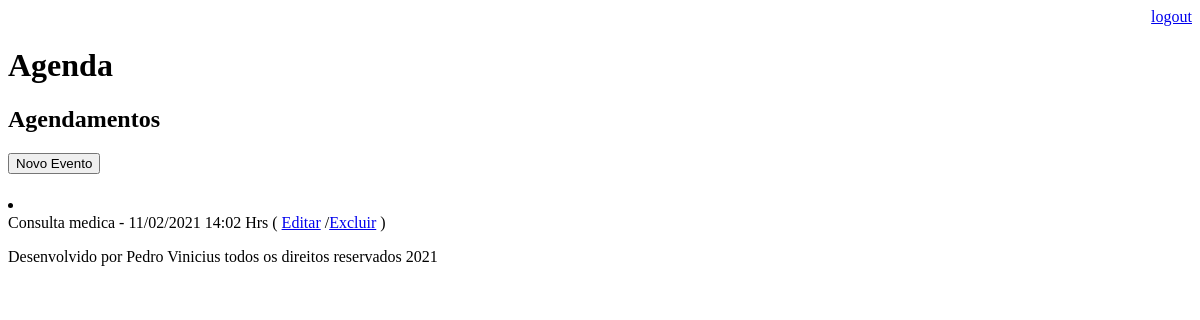
/agenda/ (signed in), run on an earlier commit of the app's database.
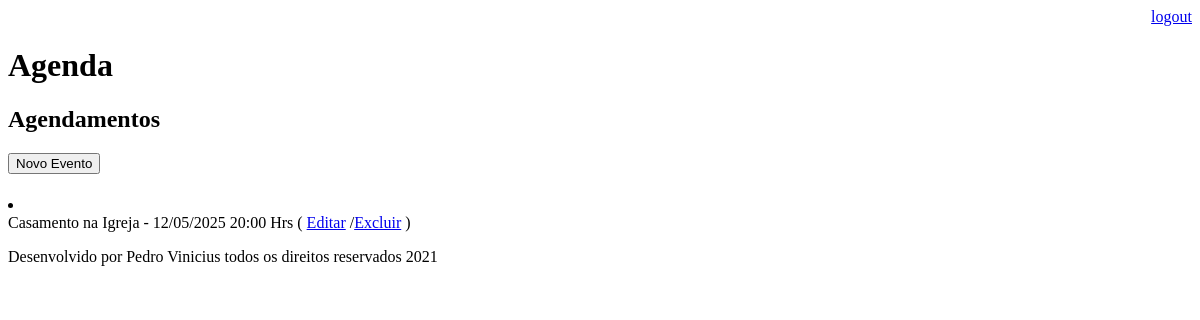
And on a later commit of the database.
### core/models.py (models this page shows, shortened)
class Evento(models.Model):
    titulo= models.CharField(max_length=100)
    descricao=models.TextField(blank=True, null=True)
    data_evento=models.DateTimeField(verbose_name='Data do Evento')
    data_criacao=models.DateTimeField(auto_now=True)
    usuario=models.ForeignKey(User, on_delete=models.CASCADE)
    class Meta:
        db_table='evento'
    def get_data_evento(self):
        return self.data_evento.strftime('%d/%m/%Y %H:%M Hrs')

### core/views.py (the view)
# urls.py: path('agenda/', views.lista_eventos),
@login_required(login_url='/login/')
def lista_eventos(request):
    usuario=request.user
    data_atual=datetime.now() -timedelta(hours= 1)
    evento=Evento.objects.filter(usuario=usuario,
                               data_evento__gt=data_atual)
    dados={'eventos':evento}
    return render(request, 'agenda.html', dados)

### templates/agenda.html (shortened to what this page needs)
{% extends "model-page.html" %}
{% block content %}
    <h2>Agendamentos</h2>
    <a href="evento/">
        <button type="button">Novo Evento</button>
    </a>
    {%for evento in eventos %}
        <li>
            <div  >
                {{evento.titulo}} - {{evento.get_data_evento}}
                ( <a href="evento/?id={{ evento.id }}">Editar</a>
                /<a href="evento/delete/{{ evento.id }}/">Excluir</a> )
            </div>
    {% endfor %}
{% endblock %}

### templates/model-page.html
<!DOCTYPE html>
<html lang="en">
<head>
   {% include "model-header.html" %}
</head>
<body>
   {% block content %}   {% endblock %}
   {% include "model-footer.html" %}
</body>
</html>

### templates/model-header.html (shortened to what this page needs)
<div align="right">
    <a href="/logout">logout</a>
</div>
<h1>Agenda</h1>

### templates/model-footer.html
<p>Desenvolvido por Pedro Vinicius todos os direitos reservados 2021</p>

What changed in the data, as far as the page shows it:
removed Evento: titulo "Consulta medica", get_data_evento "11/02/2021 14:02 Hrs"
added Evento: titulo "Casamento na Igreja", get_data_evento "12/05/2025 20:00 Hrs"
